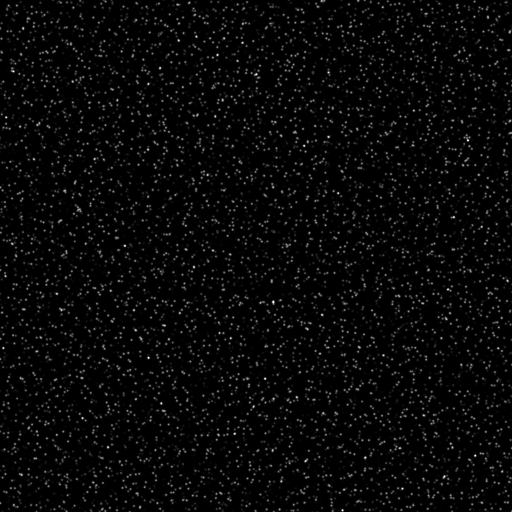
#> input picture testImages/Bits08/Ni06/parabolic01_0.tif, 512 x 512 px, found by its file name
$ python load_bits08_images.py
#> lines starting #> are read from the running program, lines starting #| are printed output that depends on the picture
#!/usr/bin/env python
"""
Simple script to load and display Bits08 test images.
"""

import sys
import os
import numpy as np
from skimage.io import imread
import matplotlib.pyplot as plt

def main():
    print("Starting image loading test...")
    sys.stdout.flush()

    # Load Bits08 test images
    img1_path = "examples/testImages/Bits08/Ni06/parabolic01_0.tif"
    img2_path = "examples/testImages/Bits08/Ni06/parabolic01_1.tif"

    print(f"Loading images: {img1_path} and {img2_path}")
    sys.stdout.flush()

    try:
        img1 = imread(img1_path).astype(np.float32)
#> img1: shape (512, 512) float32; min 0, max 255, mean 7.7
        print("First image loaded successfully.")
        sys.stdout.flush()

        img2 = imread(img2_path).astype(np.float32)
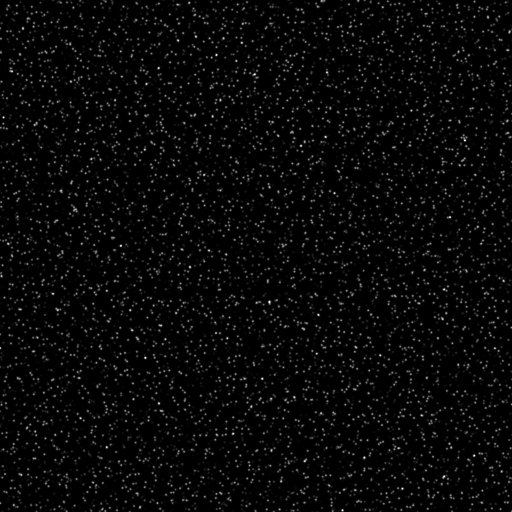
#> input picture testImages/Bits08/Ni06/parabolic01_1.tif, 512 x 512 px, found by its file name
#> img2: shape (512, 512) float32; min 0, max 255, mean 7.7
        print("Second image loaded successfully.")
        sys.stdout.flush()

        # Print image information
        print(f"Image shape: {img1.shape}")
#| Image shape: (512, 512)
        print(f"Image dtype: {img1.dtype}")
#| Image dtype: float32
        print(f"Image min/max values: {img1.min()}/{img1.max()}")
#| Image min/max values: 0.0/255.0
        sys.stdout.flush()

        # Create output directory
        output_dir = 'image_test_results'
        os.makedirs(output_dir, exist_ok=True)

        # Plot images
        plt.figure(figsize=(10, 5))

        plt.subplot(1, 2, 1)
        plt.imshow(img1, cmap='gray')
        plt.title('Image 1')
        plt.axis('off')

        plt.subplot(1, 2, 2)
        plt.imshow(img2, cmap='gray')
        plt.title('Image 2')
        plt.axis('off')

        plt.tight_layout()
        plt.savefig(os.path.join(output_dir, "bits08_images.png"), dpi=150)
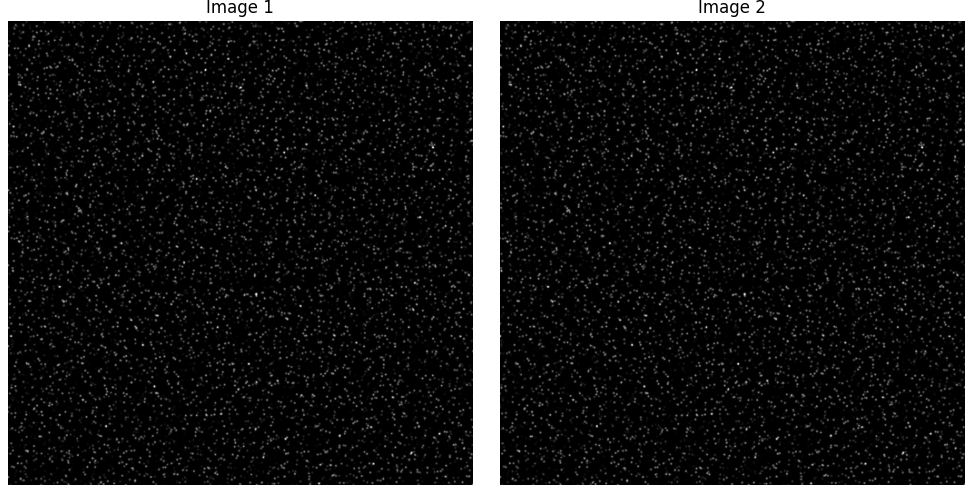
#> figure drawn by matplotlib, 2 panels
        plt.close()

        print(f"Images saved to {output_dir}/bits08_images.png")
        sys.stdout.flush()

    except Exception as e:
        print(f"Error loading images: {e}")
        sys.stdout.flush()

    print("Test completed.")
    sys.stdout.flush()

if __name__ == "__main__":
    main()
